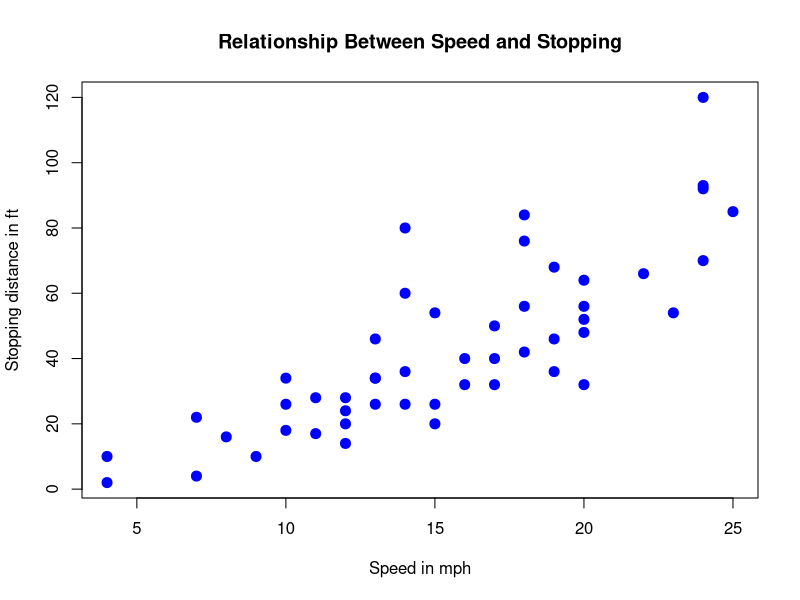

Here is the R script that generated this plot:
library(datasets)
data(cars)
print(head(cars,n=5))
print(tail(cars,n=5))
print(summary(cars))
print(table(is.na(cars)))
plot(cars,col='blue',pch=20,cex=2,main="Relationship Between Speed and Stopping",xlab="Speed in mph", ylab="Stopping distance in ft")
cor(cars$speed,cars$dist)
